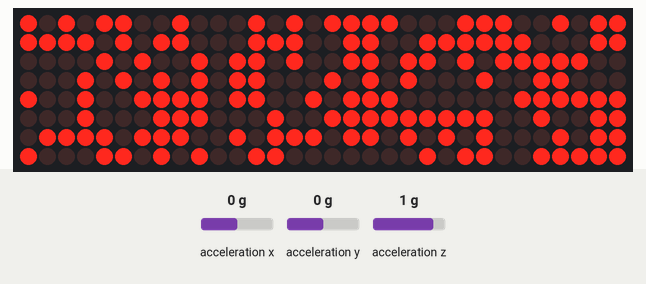
Simulated run of this sketch. Board: Arduino Uno, built with avr-gcc and run on an emulated ATmega328P. Shown: 32×8 LED matrix. The test bench sets the inputs (shaded band); at power-on: acceleration y 0 g, acceleration x 0 g, acceleration z 1 g. Random numbers use the default seed unless the sketch sets one.

Above: at 1.2 s.
1.3 s: acceleration y set to -1.4 g
At 3.2 s:
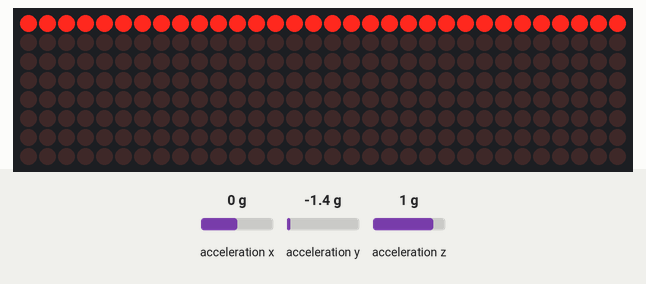
3.4 s: acceleration x set to -1.4 g
At 3.8 s:
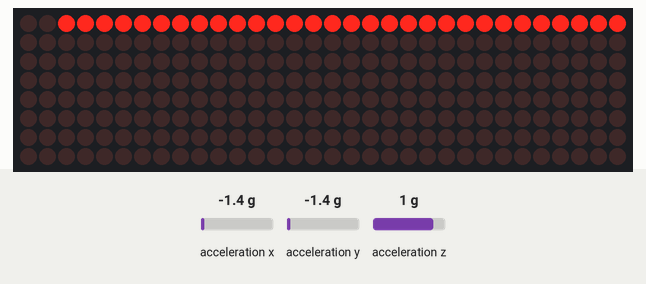
5.5 s: acceleration x set to 0.8 g
At 5.7 s:
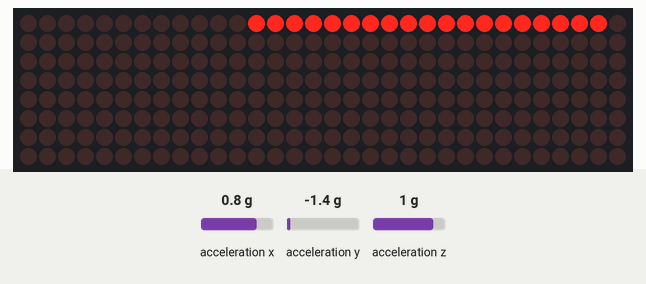
7.5 s: acceleration y set to 0.8 g
At 7.75 s:
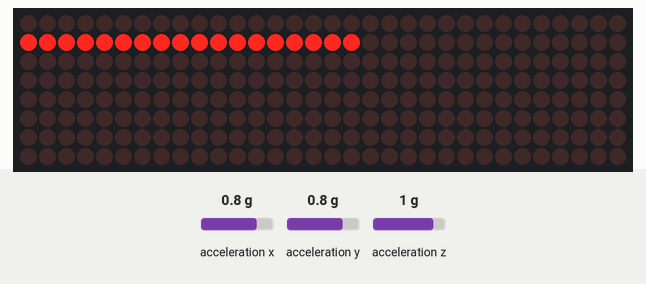
9.4 s: acceleration x set to 0 g
12.4 s: acceleration y set to 0 g
At 12.73 s:
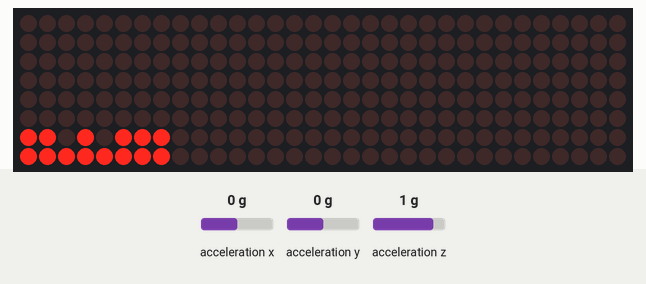

The sketch:

DOT_matrix.ino
```cpp
#include <Wire.h>
#include <Adafruit_Sensor.h>
#include <Adafruit_ADXL345_U.h>
#include <MD_MAX72xx.h>
#include <SPI.h>

// ---------------- ADXL345 ----------------
Adafruit_ADXL345_Unified accel = Adafruit_ADXL345_Unified(12345);

// ---------------- MATRIX ----------------
#define HARDWARE_TYPE MD_MAX72XX::FC16_HW
#define MAX_DEVICES 4
#define CS_PIN 10

MD_MAX72XX M = MD_MAX72XX(HARDWARE_TYPE, CS_PIN, MAX_DEVICES);

// ---------------- GRID ----------------
#define WIDTH (MAX_DEVICES * 8)
#define HEIGHT 8

struct Dot {
  int x;
  int y;
};

#define MAX_DOTS 200
Dot dots[MAX_DOTS];

// ---------------- SETUP ----------------
void setup()
{
  Serial.begin(9600);

  if (!accel.begin())
  {
    Serial.println("ADXL345 not found!");
    while (1);
  }

  accel.setRange(ADXL345_RANGE_16_G);

  M.begin();
  M.control(MD_MAX72XX::INTENSITY, 5);
  M.clear();

  randomSeed(analogRead(A0));

  // create random dots
  for (int i = 0; i < MAX_DOTS; i++)
  {
    dots[i].x = random(WIDTH);
    dots[i].y = random(HEIGHT);
  }
}

// ---------------- LOOP ----------------
void loop()
{
  sensors_event_t event;
  accel.getEvent(&event);

  float ax = event.acceleration.x;
  float ay = event.acceleration.y;

  updateDots(ax, ay);
  drawDots();

  delay(100);
}

// ---------------- UPDATE DOTS ----------------
void updateDots(float ax, float ay)
{
  for (int i = 0; i < MAX_DOTS; i++)
  {
    // ---------------- Flat condition ----------------
    if (abs(ax) < 2 && abs(ay) < 2)
    {
      // random jitter (floating sand effect)
      dots[i].x += random(-1, 2);
      dots[i].y += random(-1, 2);
    }
    else
    {
      // ---------------- Tilt gravity ----------------
      if (ax > 2) dots[i].x += 1;
      if (ax < -2) dots[i].x -= 1;

      if (ay > 2) dots[i].y += 1;
      if (ay < -2) dots[i].y -= 1;
    }

    // ---------------- boundaries ----------------
    if (dots[i].x < 0) dots[i].x = 0;
    if (dots[i].x >= WIDTH) dots[i].x = WIDTH - 1;

    if (dots[i].y < 0) dots[i].y = 0;
    if (dots[i].y >= HEIGHT) dots[i].y = HEIGHT - 1;
  }
}

// ---------------- DRAW ----------------
void drawDots()
{
  M.clear();

  for (int i = 0; i < MAX_DOTS; i++)
  {
    M.setPoint(dots[i].y, dots[i].x, true);
  }
}
```

Measured:
- after the input at 3.4 s, the display: first changes after 0.17 s (image 2 shows a later state)
- after the input at 12.4 s, the display: changes after 0.23 s (image 5)
